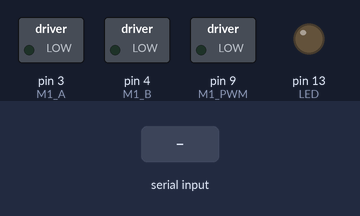
Simulated run of this sketch. Board: Arduino Uno, built with avr-gcc and run on an emulated ATmega328P. On the bench: switched loads named in the sketch (green lamp = pin HIGH), output pins drawn as LEDs (lit = HIGH). Inputs (shaded band) come from the test bench. What the sketch prints to the serial monitor is not drawn.

Above: at 1.7 s.
1.8 s: "w" received over Serial
Timing chart, 0 to 4.8 s (numbered marks = the images above; inputs shaded):
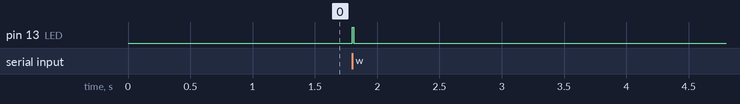

The sketch:

serial_motor_test_ino.ino
```cpp
// L298 motor control variables
int M1_A = 3;
int M1_PWM = 9;
int M1_B = 4; //pwm


// LED pin attached to Arduino D13
int LED = 13;

// variable to store serial data
int incomingByte = 0;

// variable to store speed value
int speed_val = 255;

void setup(){

// Start serial monitor at 115,200 bps
Serial.begin(9600);

// declare outputs
pinMode(LED, OUTPUT);

pinMode(M1_A, OUTPUT);
pinMode(M1_PWM, OUTPUT);
pinMode(M1_B, OUTPUT);


// turn motors Off by default
M1_stop();

delay(500);

}

////////////////////////////////////

void loop(){

// check for serial data
if (Serial.available() > 0)
{
// read the incoming byte:
incomingByte = Serial.read();
// if available, blink LED and print serial data received.
digitalWrite(LED, HIGH);
// say what you got:
Serial.print("received: ");
Serial.println(incomingByte);
// delay 10 milliseconds to allow serial update time
delay(10);

// check incoming byte for direction
// if byte is equal to "46" or "w" - raise speed
if (incomingByte == 119){
speed_val = speed_val + 5;
test_speed();
Serial.println(speed_val);
}
// if byte is equal to "44" or "s" - lower speed
else if (incomingByte == 115){
speed_val = speed_val - 5;
test_speed();
Serial.println(speed_val);
}
// if byte is equal to "47" or "m" - max speed
else if (incomingByte == 109){
speed_val = 255;
test_speed();
}

// if byte is equal to "105" or "a", go forward
else if (incomingByte == 97){
M1_forward(speed_val);
delay(25);
}
// if byte is equal to "106" or "d", go left
else if (incomingByte == 100){
M1_reverse(speed_val);
delay(25);
}
// otherwise, stop both motors
else {
M1_stop();
}


}

else {
M1_stop();
digitalWrite(LED, LOW);
}
}

void test_speed(){
// constrain speed value to between 0-255
if (speed_val > 250){
speed_val = 255;
Serial.println(" MAX ");
}
if (speed_val < 0){
speed_val = 0;
Serial.println(" MIN ");
}

}

/////////// motor functions ////////////////

void M1_reverse(int x){
digitalWrite(M1_B, LOW);
digitalWrite(M1_A, HIGH);
analogWrite(M1_PWM, x);
}

void M1_forward(int x){
digitalWrite(M1_A, LOW);
digitalWrite(M1_B, HIGH);
analogWrite(M1_PWM, x);
}

void M1_stop(){
digitalWrite(M1_B, LOW);
digitalWrite(M1_A, LOW);
digitalWrite(M1_PWM, LOW);
}
```

Measured:
- after the input at 1.8 s, pin 13 (LED): LOW → HIGH at once, → LOW 0.01 s later
